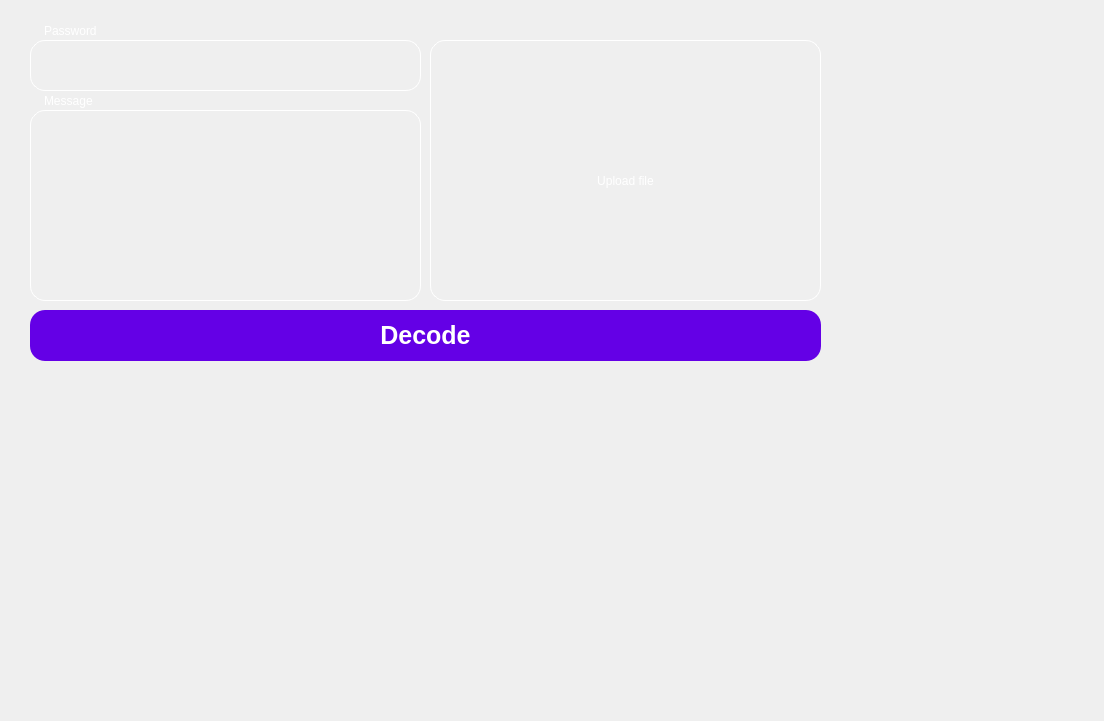
<?xml version="1.0" encoding="UTF-8"?>
<ui version="4.0">
 <class>Form</class>
 <widget class="QWidget" name="Form">
  <property name="geometry">
   <rect>
    <x>0</x>
    <y>0</y>
    <width>1104</width>
    <height>721</height>
   </rect>
  </property>
  <property name="windowTitle">
   <string>Form</string>
  </property>
  <property name="styleSheet">
   <string notr="true">padding: 0;
margin: 0;</string>
  </property>
  <widget class="QWidget" name="widget" native="true">
   <property name="geometry">
    <rect>
     <x>10</x>
     <y>10</y>
     <width>841</width>
     <height>361</height>
    </rect>
   </property>
   <property name="styleSheet">
    <string notr="true">padding:0;
margin:0;
background-color: transparent;
border-radius: 7px;
</string>
   </property>
   <widget class="QWidget" name="widget_2" native="true">
    <property name="geometry">
     <rect>
      <x>20</x>
      <y>30</y>
      <width>391</width>
      <height>51</height>
     </rect>
    </property>
    <property name="styleSheet">
     <string notr="true">border-radius: 15px;
border: 1px solid white;</string>
    </property>
    <widget class="QLineEdit" name="password">
     <property name="geometry">
      <rect>
       <x>12</x>
       <y>10</y>
       <width>371</width>
       <height>31</height>
      </rect>
     </property>
     <property name="styleSheet">
      <string notr="true">color: white;
border: none;</string>
     </property>
     <property name="echoMode">
      <enum>QLineEdit::EchoMode::Password</enum>
     </property>
    </widget>
   </widget>
   <widget class="QTextBrowser" name="textBrowser">
    <property name="geometry">
     <rect>
      <x>30</x>
      <y>10</y>
      <width>256</width>
      <height>31</height>
     </rect>
    </property>
    <property name="styleSheet">
     <string notr="true">border: none;
color: white;
background-color: qlineargradient(spread:pad, x1:0, y1:0, x2:0, y2:0, stop:0 rgba(255, 255, 255, 0));</string>
    </property>
    <property name="html">
     <string>&lt;!DOCTYPE HTML PUBLIC &quot;-//W3C//DTD HTML 4.0//EN&quot; &quot;http://www.w3.org/TR/REC-html40/strict.dtd&quot;&gt;
&lt;html&gt;&lt;head&gt;&lt;meta name=&quot;qrichtext&quot; content=&quot;1&quot; /&gt;&lt;meta charset=&quot;utf-8&quot; /&gt;&lt;style type=&quot;text/css&quot;&gt;
p, li { white-space: pre-wrap; }
hr { height: 1px; border-width: 0; }
li.unchecked::marker { content: &quot;\2610&quot;; }
li.checked::marker { content: &quot;\2612&quot;; }
&lt;/style&gt;&lt;/head&gt;&lt;body style=&quot; font-family:'Segoe UI'; font-size:9pt; font-weight:400; font-style:normal;&quot;&gt;
&lt;p style=&quot; margin-top:0px; margin-bottom:0px; margin-left:0px; margin-right:0px; -qt-block-indent:0; text-indent:0px;&quot;&gt;Password&lt;/p&gt;&lt;/body&gt;&lt;/html&gt;</string>
    </property>
   </widget>
   <widget class="QWidget" name="widget_3" native="true">
    <property name="geometry">
     <rect>
      <x>20</x>
      <y>100</y>
      <width>391</width>
      <height>191</height>
     </rect>
    </property>
    <property name="styleSheet">
     <string notr="true">border-radius: 15px;
border: 1px solid white;</string>
    </property>
    <widget class="QTextEdit" name="message">
     <property name="geometry">
      <rect>
       <x>10</x>
       <y>20</y>
       <width>371</width>
       <height>161</height>
      </rect>
     </property>
     <property name="styleSheet">
      <string notr="true">border: none;
color: white;
</string>
     </property>
    </widget>
   </widget>
   <widget class="QTextBrowser" name="textBrowser_2">
    <property name="geometry">
     <rect>
      <x>30</x>
      <y>80</y>
      <width>256</width>
      <height>31</height>
     </rect>
    </property>
    <property name="styleSheet">
     <string notr="true">border: none;
color: white;
background-color: qlineargradient(spread:pad, x1:0, y1:0, x2:0, y2:0, stop:0 rgba(255, 255, 255, 0));</string>
    </property>
    <property name="html">
     <string>&lt;!DOCTYPE HTML PUBLIC &quot;-//W3C//DTD HTML 4.0//EN&quot; &quot;http://www.w3.org/TR/REC-html40/strict.dtd&quot;&gt;
&lt;html&gt;&lt;head&gt;&lt;meta name=&quot;qrichtext&quot; content=&quot;1&quot; /&gt;&lt;meta charset=&quot;utf-8&quot; /&gt;&lt;style type=&quot;text/css&quot;&gt;
p, li { white-space: pre-wrap; }
hr { height: 1px; border-width: 0; }
li.unchecked::marker { content: &quot;\2610&quot;; }
li.checked::marker { content: &quot;\2612&quot;; }
&lt;/style&gt;&lt;/head&gt;&lt;body style=&quot; font-family:'Segoe UI'; font-size:9pt; font-weight:400; font-style:normal;&quot;&gt;
&lt;p style=&quot; margin-top:0px; margin-bottom:0px; margin-left:0px; margin-right:0px; -qt-block-indent:0; text-indent:0px;&quot;&gt;Message&lt;/p&gt;&lt;/body&gt;&lt;/html&gt;</string>
    </property>
   </widget>
   <widget class="QWidget" name="widget_6" native="true">
    <property name="geometry">
     <rect>
      <x>20</x>
      <y>300</y>
      <width>791</width>
      <height>51</height>
     </rect>
    </property>
    <property name="styleSheet">
     <string notr="true">border:none;
border-radius: 15px;
background-color: #6400E6;</string>
    </property>
    <widget class="QPushButton" name="btnDecode">
     <property name="geometry">
      <rect>
       <x>10</x>
       <y>10</y>
       <width>771</width>
       <height>31</height>
      </rect>
     </property>
     <property name="styleSheet">
      <string notr="true">font-size: 25px;
color: white;
font-weight: bold;</string>
     </property>
     <property name="text">
      <string>Decode</string>
     </property>
    </widget>
   </widget>
   <widget class="QWidget" name="widget_4" native="true">
    <property name="geometry">
     <rect>
      <x>420</x>
      <y>30</y>
      <width>391</width>
      <height>261</height>
     </rect>
    </property>
    <property name="styleSheet">
     <string notr="true">border-radius: 15px;
border: 1px solid white;</string>
    </property>
    <widget class="QLineEdit" name="path_file">
     <property name="geometry">
      <rect>
       <x>12</x>
       <y>10</y>
       <width>371</width>
       <height>21</height>
      </rect>
     </property>
     <property name="styleSheet">
      <string notr="true">color: white;
border: none;</string>
     </property>
     <property name="echoMode">
      <enum>QLineEdit::EchoMode::Normal</enum>
     </property>
     <property name="readOnly">
      <bool>true</bool>
     </property>
    </widget>
    <widget class="QLabel" name="previewLabel">
     <property name="geometry">
      <rect>
       <x>10</x>
       <y>30</y>
       <width>371</width>
       <height>221</height>
      </rect>
     </property>
     <property name="styleSheet">
      <string notr="true">border: none;</string>
     </property>
     <property name="text">
      <string/>
     </property>
     <property name="alignment">
      <set>Qt::AlignmentFlag::AlignCenter</set>
     </property>
    </widget>
    <widget class="QPushButton" name="btnUpload">
     <property name="geometry">
      <rect>
       <x>10</x>
       <y>30</y>
       <width>371</width>
       <height>221</height>
      </rect>
     </property>
     <property name="styleSheet">
      <string notr="true">color: white;
border: none;
background-color: transparent;</string>
     </property>
     <property name="text">
      <string>Upload file</string>
     </property>
    </widget>
   </widget>
   <zorder>textBrowser</zorder>
   <zorder>widget_2</zorder>
   <zorder>widget_3</zorder>
   <zorder>textBrowser_2</zorder>
   <zorder>widget_6</zorder>
   <zorder>widget_4</zorder>
  </widget>
 </widget>
 <resources/>
 <connections/>
</ui>
